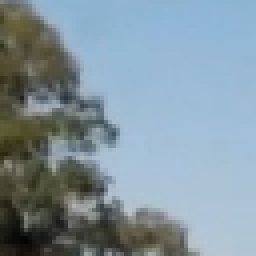
#> input picture color_spaces_examples/2.png, 64 x 64 px (shown 4 times larger)
$ python -i spatial_bin.py   (imports and definitions only)
#> lines starting #> are read from the running program, lines starting #| are printed output that depends on the picture
import numpy as np
import cv2
import matplotlib.pyplot as plt
import matplotlib.image as mpimg

# Define a function to compute color histogram features
# Pass the color_space flag as 3-letter all caps string
# like 'HSV' or 'LUV' etc.
# KEEP IN MIND IF YOU DECIDE TO USE THIS FUNCTION LATER
# IN YOUR PROJECT THAT IF YOU READ THE IMAGE WITH
# cv2.imread() INSTEAD YOU START WITH BGR COLOR!
def bin_spatial(img, color_space='RGB', size=(32, 32)):
    # Convert image to new color space (if specified)
    if color_space != 'RGB':
        if color_space == 'HSV':
            color_space_image = cv2.cvtColor(img, cv2.COLOR_RGB2HSV)
        elif color_space == 'LUV':
            color_space_image = cv2.cvtColor(img, cv2.COLOR_RGB2LUV)
        elif color_space == 'HLS':
            color_space_image = cv2.cvtColor(img, cv2.COLOR_RGB2HLS)
        elif color_space == 'YUV':
            color_space_image = cv2.cvtColor(img, cv2.COLOR_RGB2YUV)
        elif color_space == 'YCrCb':
            color_space_image = cv2.cvtColor(img, cv2.COLOR_RGB2YCrCb)
    else:
        color_space_image = np.copy(img)

    # Use cv2.resize().ravel() to create the feature vector
    small_img = cv2.resize(color_space_image, size)
    features = small_img.ravel()
    # Return the feature vector
    return features

def test():
    # Read in an image
    image = mpimg.imread('../test_images/test2.jpg')
    feature_vec = bin_spatial(image, color_space='HSV', size=(32, 32))

    # Plot features
    plt.plot(feature_vec)
    plt.title('Spatially Binned Features')
    plt.show()

#test()

>>> import cv2
>>> picture = cv2.cvtColor(cv2.imread('../color_spaces_examples/2.png'), cv2.COLOR_BGR2RGB)
>>> result = bin_spatial(picture)
#> in bin_spatial, `small_img = cv2.resize(color_space_image, size)`:
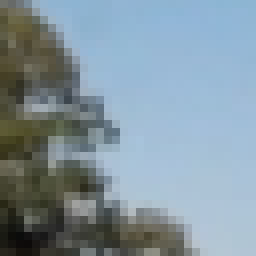
#> small_img: shape (32, 32, 3) (shown 8 times larger); mean R, G, B 130.1, 148.1, 158.5
#> in bin_spatial, `features = small_img.ravel()`: features = 3072 values, max 219 at index 1685, min 9 at index 2891, mean 145.6
#> result has the same summary as features in bin_spatial

$ run again, on color_spaces_examples/25.png
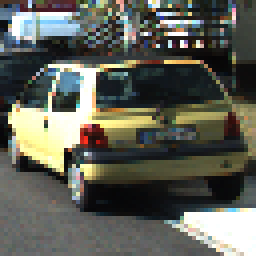
#> input picture color_spaces_examples/25.png, 64 x 64 px (shown 4 times larger)
#> in bin_spatial, `small_img = cv2.resize(color_space_image, size)`:
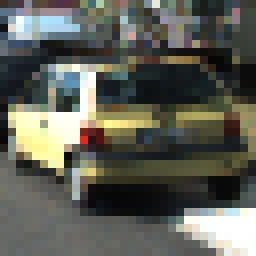
#> small_img: shape (32, 32, 3) (shown 8 times larger); mean R, G, B 94.5, 96.1, 86.7
#> features = 3072 values, max 255 at index 199, min 6 at index 751, mean 92.41
#> result has the same summary as features in bin_spatial

$ run again, on color_spaces_examples/3.png
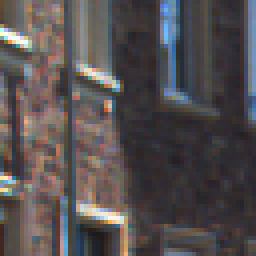
#> input picture color_spaces_examples/3.png, 64 x 64 px (shown 4 times larger)
#> in bin_spatial, `small_img = cv2.resize(color_space_image, size)`:
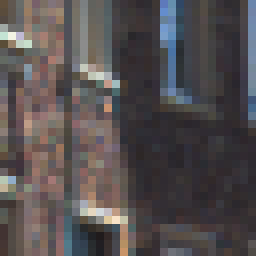
#> small_img: shape (32, 32, 3) (shown 8 times larger); mean R, G, B 84.8, 79.1, 80
#> features = 3072 values, max 248 at index 2634, min 27 at index 2821, mean 81.34
#> result has the same summary as features in bin_spatial

$ run again, on color_spaces_examples/31.png
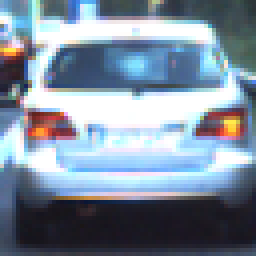
#> input picture color_spaces_examples/31.png, 64 x 64 px (shown 4 times larger)
#> in bin_spatial, `small_img = cv2.resize(color_space_image, size)`:
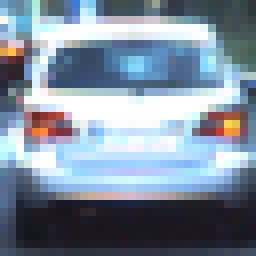
#> small_img: shape (32, 32, 3) (shown 8 times larger); mean R, G, B 126.5, 141.4, 157.6
#> features = 3072 values, max 255 at index 128, min 20 at index 2424, mean 141.8
#> result has the same summary as features in bin_spatial
